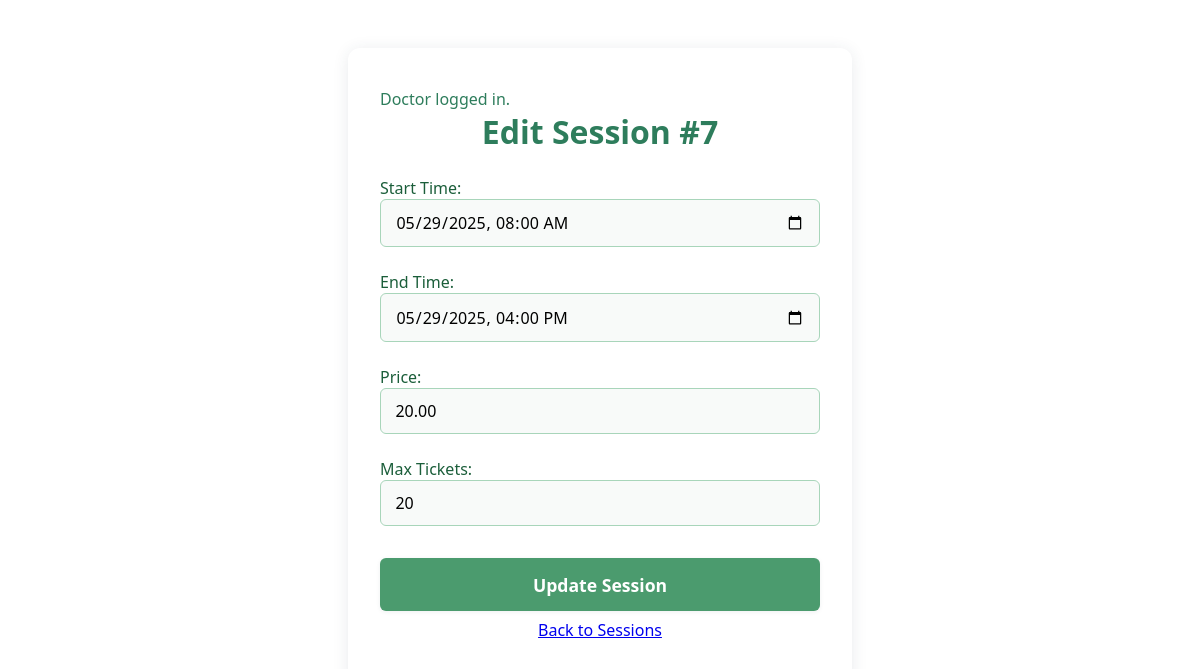
The page /doctor/session_edit.php?id=7 (signed in) on the database its author committed.
### tables this page shows
CREATE TABLE `sessions` (
  `id` int(11) NOT NULL,
  `doctor_id` int(11) NOT NULL,
  `start_time` datetime NOT NULL,
  `end_time` datetime NOT NULL,
  `price` decimal(10,2) NOT NULL,
  `max_tickets` int(11) NOT NULL,
  `sold_tickets` int(11) NOT NULL DEFAULT 0,
  `created_at` timestamp NOT NULL DEFAULT current_timestamp()
);

### doctor/session_edit.php (the view, shortened to what this page needs)
<?php
require_once __DIR__ . '/../config.php';
$doctor_id = $_SESSION['user_id'];
$session_id = isset($_GET['id']) ? (int)$_GET['id'] : 0;
$stmt = $db->prepare("
    SELECT start_time, end_time, price, max_tickets
    FROM sessions
    WHERE id = ? AND doctor_id = ?
");
$stmt->bind_param('ii', $session_id, $doctor_id);
$stmt->execute();
$stmt->bind_result($start_time, $end_time, $price, $max_tickets);
?>
<!DOCTYPE html>
<html lang="en">
<head>
  <?php include '../templates/header.php'; ?>
  <link rel="stylesheet" href="../assets/css/base.css">
  <link rel="stylesheet" href="../assets/css/edit.css">
</head>
<body class="edit-session">
  <h1>Edit Session #<?= htmlspecialchars($session_id) ?></h1>
  <form method="post" action="session_edit.php?id=<?= $session_id ?>">
    <label>
      Start Time:
      <input type="datetime-local" name="start_time"
             value="<?= date('Y-m-d\TH:i', strtotime($start_time)) ?>" required>
    </label>
    <label>
      End Time:
      <input type="datetime-local" name="end_time"
             value="<?= date('Y-m-d\TH:i', strtotime($end_time)) ?>" required>
    </label>
    <label>
      Price:
      <input type="number" name="price" step="0.01"
             value="<?= htmlspecialchars($price) ?>" required>
    </label>
    <label>
      Max Tickets:
      <input type="number" name="max_tickets"
             value="<?= htmlspecialchars($max_tickets) ?>" min="1" required>
    </label>
    <button type="submit">Update Session</button>
  </form>
  <p><a href="sessions.php">Back to Sessions</a></p>
</body>
</html>

### assets/css/base.css (style rules this page uses)
* { margin: 0; padding: 0; font-family: 'Segoe UI', Arial, sans-serif; }
body { background: #f5f8f6; color: #2E7D5C; }
h1 { font-size: 2.5rem; font-weight: 700; }
p { font-family: Georgia, 'Times New Roman', Times, serif; margin-bottom: 1rem; color: #2E7D5C; font-size: 1.05rem; }

### assets/css/edit.css (style rules this page uses)
.edit-session { background: #fff; max-width: 440px; margin: 3rem auto 2rem auto; padding: 2.5rem 2rem 2rem 2rem; border-radius: 12px; box-shadow: 0 2px 16px rgba(44, 62, 80, 0.10); align-items: center; }
label { color: #1B5E3A; font-weight: 500; margin-bottom: 0.3rem; display: flex; flex-direction: column; font-size: 1rem; }
form { width: 100%; display: flex; flex-direction: column; gap: 1.2rem; }
h1 { color: #2E7D5C; font-size: 2rem; margin-bottom: 1.5rem; font-weight: 700; text-align: center; }
.edit-session input[type="datetime-local"], .edit-session input[type="number"] { padding: 0.7rem 0.9rem; border: 1.5px solid #A8D5BA; border-radius: 6px; font-size: 1rem; background: #f8faf9; }
.edit-session button[type="submit"] { background: #4B9B6E; color: #fff; border: none; padding: 0.9rem 0; border-radius: 6px; font-size: 1.1rem; font-weight: 600; cursor: pointer; margin-top: 0.5rem; box-shadow: 0 1px 4px rgba(44, 62, 80, 0.08); }
p { font-weight: 500; margin-top: 0.5rem; text-align: center; font-size: 1rem; }

### rows shown on the page
sessions: start_time "05/29/2025 08:00", end_time "05/29/2025 16:00", price "20.00", max_tickets "20"

### other values the page prints
$m "Doctor logged in."
$session_id "7"
